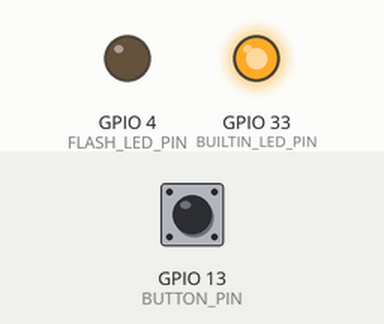
Simulated run of this sketch. Board: ESP32. On the bench: output pins drawn as LEDs (lit = HIGH). The test bench sets the inputs (shaded band); at power-on: GPIO 13 (BUTTON_PIN) HIGH. WiFi joins after 1.5 s; servers stay silent unless stated; uploads are accepted with an empty reply; the camera gives no picture; what the sketch prints to the serial monitor is not drawn.

Above: at 1.9 s.
At 3.6 s:
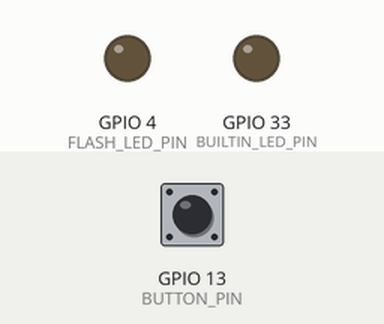
3.7 s: GPIO 13 (BUTTON_PIN) pulled LOW for 0.15 s
At 4.3 s:
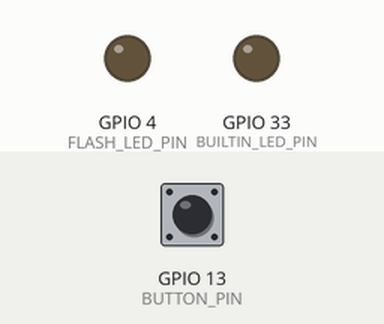
Timing chart, 0 to 6.7 s (numbered marks = the images above; inputs shaded):
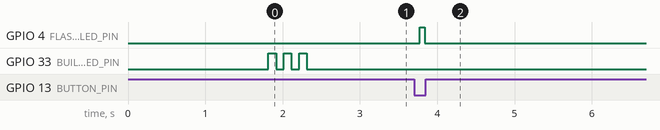

Measured:
- after the input at 3.7 s, GPIO 4 (FLASH_LED_PIN): LOW → HIGH after 0.08 s, → LOW 0.06 s later

The sketch:

esp32_attendance.ino
```cpp
/*
 * ESP32-CAM Face Recognition Attendance System
 *
 * Captures photo and sends to FastAPI backend for face recognition
 *
 * Hardware: ESP32-CAM (AI-Thinker or similar)
 * Backend: FastAPI server on your PC
 *
 * Author: Face Recognition Attendance System
 * Version: 1.0.0
 */

#include "esp_camera.h"
#include <WiFi.h>
#include <HTTPClient.h>

// ==================== CONFIGURATION ====================

// WiFi credentials - CHANGE THESE!
const char* ssid = "YOUR_WIFI_SSID";        // Your WiFi network name
const char* password = "YOUR_WIFI_PASSWORD"; // Your WiFi password

// Backend API server - CHANGE THIS!
const char* serverUrl = "http://192.168.1.100:8000/mark_attendance";  // Replace with your PC's IP

// Camera pins for ESP32-CAM (AI-Thinker module)
#define PWDN_GPIO_NUM     32
#define RESET_GPIO_NUM    -1
#define XCLK_GPIO_NUM      0
#define SIOD_GPIO_NUM     26
#define SIOC_GPIO_NUM     27
#define Y9_GPIO_NUM       35
#define Y8_GPIO_NUM       34
#define Y7_GPIO_NUM       39
#define Y6_GPIO_NUM       36
#define Y5_GPIO_NUM       21
#define Y4_GPIO_NUM       19
#define Y3_GPIO_NUM       18
#define Y2_GPIO_NUM        5
#define VSYNC_GPIO_NUM    25
#define HREF_GPIO_NUM     23
#define PCLK_GPIO_NUM     22

// LED pins
#define FLASH_LED_PIN      4  // Flash LED (can be used as indicator)
#define BUILTIN_LED_PIN   33  // Built-in red LED

// Button pin (optional - for manual capture)
#define BUTTON_PIN        13  // Connect button between GPIO13 and GND

// Settings
#define CAPTURE_INTERVAL  5000  // Capture every 5 seconds (auto mode)
bool autoCapture = false;       // Set to true for automatic capture mode

// ==================== SETUP ====================

void setup() {
  Serial.begin(115200);
  Serial.setDebugOutput(true);
  Serial.println();
  Serial.println("========================================");
  Serial.println("ESP32-CAM Face Recognition Attendance");
  Serial.println("========================================");

  // Initialize LED pins
  pinMode(FLASH_LED_PIN, OUTPUT);
  pinMode(BUILTIN_LED_PIN, OUTPUT);
  digitalWrite(FLASH_LED_PIN, LOW);
  digitalWrite(BUILTIN_LED_PIN, LOW);

  // Initialize button pin (optional)
  pinMode(BUTTON_PIN, INPUT_PULLUP);

  // Initialize camera
  Serial.println("Initializing camera...");
  if (!initCamera()) {
    Serial.println("❌ Camera initialization failed!");
    blinkError();
    return;
  }
  Serial.println("✅ Camera initialized successfully");

  // Connect to WiFi
  Serial.println("Connecting to WiFi...");
  WiFi.begin(ssid, password);

  int attempts = 0;
  while (WiFi.status() != WL_CONNECTED && attempts < 20) {
    delay(500);
    Serial.print(".");
    attempts++;
  }
  Serial.println();

  if (WiFi.status() == WL_CONNECTED) {
    Serial.println("✅ WiFi connected!");
    Serial.print("IP Address: ");
    Serial.println(WiFi.localIP());
    Serial.print("Backend URL: ");
    Serial.println(serverUrl);
    blinkSuccess();
  } else {
    Serial.println("❌ WiFi connection failed!");
    blinkError();
    return;
  }

  Serial.println("========================================");
  Serial.println("System Ready!");
  if (autoCapture) {
    Serial.println("Mode: Auto-capture every 5 seconds");
  } else {
    Serial.println("Mode: Button press to capture");
    Serial.println("Press button on GPIO13 to take photo");
  }
  Serial.println("========================================");
}

// ==================== MAIN LOOP ====================

unsigned long lastCapture = 0;
bool lastButtonState = HIGH;

void loop() {
  if (WiFi.status() != WL_CONNECTED) {
    Serial.println("⚠️ WiFi disconnected! Reconnecting...");
    WiFi.reconnect();
    delay(5000);
    return;
  }

  bool shouldCapture = false;

  if (autoCapture) {
    // Auto-capture mode
    if (millis() - lastCapture > CAPTURE_INTERVAL) {
      shouldCapture = true;
      lastCapture = millis();
    }
  } else {
    // Button mode - capture on button press
    bool buttonState = digitalRead(BUTTON_PIN);
    if (buttonState == LOW && lastButtonState == HIGH) {
      shouldCapture = true;
      delay(50); // Debounce
    }
    lastButtonState = buttonState;
  }

  if (shouldCapture) {
    captureAndSend();
  }

  delay(100);
}

// ==================== CAMERA FUNCTIONS ====================

bool initCamera() {
  camera_config_t config;
  config.ledc_channel = LEDC_CHANNEL_0;
  config.ledc_timer = LEDC_TIMER_0;
  config.pin_d0 = Y2_GPIO_NUM;
  config.pin_d1 = Y3_GPIO_NUM;
  config.pin_d2 = Y4_GPIO_NUM;
  config.pin_d3 = Y5_GPIO_NUM;
  config.pin_d4 = Y6_GPIO_NUM;
  config.pin_d5 = Y7_GPIO_NUM;
  config.pin_d6 = Y8_GPIO_NUM;
  config.pin_d7 = Y9_GPIO_NUM;
  config.pin_xclk = XCLK_GPIO_NUM;
  config.pin_pclk = PCLK_GPIO_NUM;
  config.pin_vsync = VSYNC_GPIO_NUM;
  config.pin_href = HREF_GPIO_NUM;
  config.pin_sscb_sda = SIOD_GPIO_NUM;
  config.pin_sscb_scl = SIOC_GPIO_NUM;
  config.pin_pwdn = PWDN_GPIO_NUM;
  config.pin_reset = RESET_GPIO_NUM;
  config.xclk_freq_hz = 20000000;
  config.pixel_format = PIXFORMAT_JPEG;

  // Image quality settings
  if (psramFound()) {
    config.frame_size = FRAMESIZE_SVGA;  // 800x600
    config.jpeg_quality = 10;            // 0-63, lower = better quality
    config.fb_count = 2;
  } else {
    config.frame_size = FRAMESIZE_VGA;   // 640x480
    config.jpeg_quality = 12;
    config.fb_count = 1;
  }

  // Initialize camera
  esp_err_t err = esp_camera_init(&config);
  if (err != ESP_OK) {
    Serial.printf("Camera init failed with error 0x%x\n", err);
    return false;
  }

  // Sensor settings for better face detection
  sensor_t* s = esp_camera_sensor_get();
  s->set_brightness(s, 0);     // -2 to 2
  s->set_contrast(s, 0);       // -2 to 2
  s->set_saturation(s, 0);     // -2 to 2
  s->set_whitebal(s, 1);       // 0 = disable, 1 = enable
  s->set_awb_gain(s, 1);       // 0 = disable, 1 = enable
  s->set_wb_mode(s, 0);        // 0 to 4
  s->set_exposure_ctrl(s, 1);  // 0 = disable, 1 = enable
  s->set_aec2(s, 0);           // 0 = disable, 1 = enable
  s->set_ae_level(s, 0);       // -2 to 2
  s->set_aec_value(s, 300);    // 0 to 1200
  s->set_gain_ctrl(s, 1);      // 0 = disable, 1 = enable
  s->set_agc_gain(s, 0);       // 0 to 30
  s->set_gainceiling(s, (gainceiling_t)0);  // 0 to 6
  s->set_bpc(s, 0);            // 0 = disable, 1 = enable
  s->set_wpc(s, 1);            // 0 = disable, 1 = enable
  s->set_raw_gma(s, 1);        // 0 = disable, 1 = enable
  s->set_lenc(s, 1);           // 0 = disable, 1 = enable
  s->set_hmirror(s, 0);        // 0 = disable, 1 = enable
  s->set_vflip(s, 0);          // 0 = disable, 1 = enable

  return true;
}

void captureAndSend() {
  Serial.println("\n📸 Capturing photo...");

  // Flash LED on (indicates capturing)
  digitalWrite(FLASH_LED_PIN, HIGH);

  // Capture photo
  camera_fb_t* fb = esp_camera_fb_get();
  if (!fb) {
    Serial.println("❌ Camera capture failed");
    digitalWrite(FLASH_LED_PIN, LOW);
    return;
  }

  Serial.printf("✅ Photo captured: %d bytes\n", fb->len);

  // Flash LED off
  digitalWrite(FLASH_LED_PIN, LOW);

  // Send to backend
  sendToBackend(fb);

  // Return the frame buffer
  esp_camera_fb_return(fb);
}

void sendToBackend(camera_fb_t* fb) {
  if (WiFi.status() != WL_CONNECTED) {
    Serial.println("❌ WiFi not connected!");
    return;
  }

  Serial.println("📡 Sending to backend...");

  HTTPClient http;
  http.begin(serverUrl);
  http.setTimeout(10000); // 10 second timeout

  // Prepare multipart form data
  String boundary = "----ESP32CAMBoundary";
  String contentType = "multipart/form-data; boundary=" + boundary;

  String head = "--" + boundary + "\r\n";
  head += "Content-Disposition: form-data; name=\"file\"; filename=\"capture.jpg\"\r\n";
  head += "Content-Type: image/jpeg\r\n\r\n";

  String tail = "\r\n--" + boundary + "--\r\n";

  uint32_t totalLen = head.length() + fb->len + tail.length();

  http.addHeader("Content-Type", contentType);
  http.addHeader("Content-Length", String(totalLen));

  // Prepare payload
  uint8_t* payload = (uint8_t*)malloc(totalLen);
  if (!payload) {
    Serial.println("❌ Memory allocation failed!");
    http.end();
    return;
  }

  // Copy data
  memcpy(payload, head.c_str(), head.length());
  memcpy(payload + head.length(), fb->buf, fb->len);
  memcpy(payload + head.length() + fb->len, tail.c_str(), tail.length());

  // Send HTTP POST
  int httpResponseCode = http.POST(payload, totalLen);

  free(payload);

  if (httpResponseCode > 0) {
    String response = http.getString();
    Serial.printf("✅ HTTP Response code: %d\n", httpResponseCode);
    Serial.println("Response: " + response);

    // Parse response
    if (response.indexOf("\"success\":true") > 0) {
      // Extract student name
      int nameStart = response.indexOf("\"student\":\"") + 11;
      int nameEnd = response.indexOf("\"", nameStart);
      String studentName = response.substring(nameStart, nameEnd);

      Serial.println("========================================");
      Serial.println("✅ ATTENDANCE MARKED!");
      Serial.println("Student: " + studentName);
      Serial.println("========================================");
      blinkSuccess();
    } else if (response.indexOf("\"error\":\"unknown_person\"") > 0) {
      Serial.println("========================================");
      Serial.println("❌ UNKNOWN PERSON");
      Serial.println("Person not in database");
      Serial.println("========================================");
      blinkError();
    } else if (response.indexOf("\"error\":\"no_face_detected\"") > 0) {
      Serial.println("========================================");
      Serial.println("⚠️ NO FACE DETECTED");
      Serial.println("Please position face in camera");
      Serial.println("========================================");
      blinkWarning();
    }
  } else {
    Serial.printf("❌ HTTP POST failed: %s\n", http.errorToString(httpResponseCode).c_str());
    Serial.println("Check if backend server is running!");
    blinkError();
  }

  http.end();
}

// ==================== LED FUNCTIONS ====================

void blinkSuccess() {
  // 3 quick blinks = success
  for (int i = 0; i < 3; i++) {
    digitalWrite(BUILTIN_LED_PIN, HIGH);
    delay(100);
    digitalWrite(BUILTIN_LED_PIN, LOW);
    delay(100);
  }
}

void blinkError() {
  // Long blinks = error
  for (int i = 0; i < 3; i++) {
    digitalWrite(BUILTIN_LED_PIN, HIGH);
    delay(500);
    digitalWrite(BUILTIN_LED_PIN, LOW);
    delay(500);
  }
}

void blinkWarning() {
  // 2 medium blinks = warning
  for (int i = 0; i < 2; i++) {
    digitalWrite(BUILTIN_LED_PIN, HIGH);
    delay(250);
    digitalWrite(BUILTIN_LED_PIN, LOW);
    delay(250);
  }
}
```
